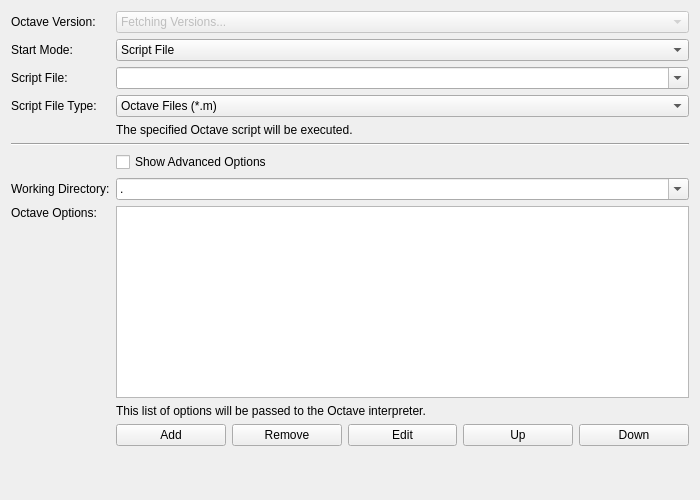
<?xml version="1.0" encoding="UTF-8"?>
<ui version="4.0">
 <class>ProgramPageOctave</class>
 <widget class="QWidget" name="ProgramPageOctave">
  <property name="geometry">
   <rect>
    <x>0</x>
    <y>0</y>
    <width>700</width>
    <height>500</height>
   </rect>
  </property>
  <property name="windowTitle">
   <string>Form</string>
  </property>
  <layout class="QVBoxLayout" name="verticalLayout">
   <item>
    <layout class="QGridLayout" name="gridLayout">
     <item row="0" column="0">
      <widget class="QLabel" name="label">
       <property name="text">
        <string>Octave Version:</string>
       </property>
       <property name="buddy">
        <cstring>combo_version</cstring>
       </property>
      </widget>
     </item>
     <item row="0" column="1" colspan="5">
      <widget class="QComboBox" name="combo_version">
       <property name="enabled">
        <bool>false</bool>
       </property>
       <property name="sizePolicy">
        <sizepolicy hsizetype="Preferred" vsizetype="Fixed">
         <horstretch>1</horstretch>
         <verstretch>0</verstretch>
        </sizepolicy>
       </property>
       <item>
        <property name="text">
         <string>Fetching Versions...</string>
        </property>
       </item>
      </widget>
     </item>
     <item row="1" column="0">
      <widget class="QLabel" name="label_3">
       <property name="text">
        <string>Start Mode:</string>
       </property>
       <property name="buddy">
        <cstring>combo_start_mode</cstring>
       </property>
      </widget>
     </item>
     <item row="1" column="1" colspan="5">
      <widget class="QComboBox" name="combo_start_mode">
       <item>
        <property name="text">
         <string>Script File</string>
        </property>
       </item>
      </widget>
     </item>
     <item row="2" column="0">
      <widget class="QLabel" name="label_script_file">
       <property name="text">
        <string>Script File:</string>
       </property>
       <property name="buddy">
        <cstring>combo_script_file</cstring>
       </property>
      </widget>
     </item>
     <item row="2" column="1" colspan="5">
      <widget class="QComboBox" name="combo_script_file">
       <property name="editable">
        <bool>true</bool>
       </property>
       <property name="insertPolicy">
        <enum>QComboBox::NoInsert</enum>
       </property>
      </widget>
     </item>
     <item row="4" column="1" colspan="5">
      <widget class="QLabel" name="label_script_file_help">
       <property name="text">
        <string>The specified Octave script will be executed.</string>
       </property>
       <property name="wordWrap">
        <bool>true</bool>
       </property>
      </widget>
     </item>
     <item row="6" column="1" colspan="5">
      <widget class="QCheckBox" name="check_show_advanced_options">
       <property name="text">
        <string>Show Advanced Options</string>
       </property>
      </widget>
     </item>
     <item row="7" column="0">
      <widget class="QLabel" name="label_working_directory">
       <property name="text">
        <string>Working Directory:</string>
       </property>
       <property name="buddy">
        <cstring>combo_working_directory</cstring>
       </property>
      </widget>
     </item>
     <item row="7" column="1" colspan="5">
      <widget class="QComboBox" name="combo_working_directory">
       <property name="editable">
        <bool>true</bool>
       </property>
       <property name="insertPolicy">
        <enum>QComboBox::NoInsert</enum>
       </property>
       <item>
        <property name="text">
         <string>.</string>
        </property>
       </item>
      </widget>
     </item>
     <item row="8" column="0">
      <widget class="QLabel" name="label_options">
       <property name="text">
        <string>Octave Options:</string>
       </property>
       <property name="alignment">
        <set>Qt::AlignLeading|Qt::AlignLeft|Qt::AlignTop</set>
       </property>
       <property name="buddy">
        <cstring>list_options</cstring>
       </property>
      </widget>
     </item>
     <item row="10" column="1">
      <widget class="QPushButton" name="button_add_option">
       <property name="text">
        <string>Add</string>
       </property>
      </widget>
     </item>
     <item row="8" column="1" colspan="5">
      <widget class="ExpandingListWidget" name="list_options"/>
     </item>
     <item row="9" column="1" colspan="5">
      <widget class="QLabel" name="label_options_help">
       <property name="text">
        <string>This list of options will be passed to the Octave interpreter.</string>
       </property>
       <property name="wordWrap">
        <bool>true</bool>
       </property>
      </widget>
     </item>
     <item row="10" column="2">
      <widget class="QPushButton" name="button_remove_option">
       <property name="text">
        <string>Remove</string>
       </property>
      </widget>
     </item>
     <item row="10" column="4">
      <widget class="QPushButton" name="button_up_option">
       <property name="text">
        <string>Up</string>
       </property>
      </widget>
     </item>
     <item row="10" column="5">
      <widget class="QPushButton" name="button_down_option">
       <property name="text">
        <string>Down</string>
       </property>
      </widget>
     </item>
     <item row="5" column="0" colspan="6">
      <widget class="Line" name="line">
       <property name="orientation">
        <enum>Qt::Horizontal</enum>
       </property>
      </widget>
     </item>
     <item row="3" column="1" colspan="5">
      <widget class="QComboBox" name="combo_script_file_type">
       <property name="currentIndex">
        <number>1</number>
       </property>
       <item>
        <property name="text">
         <string>All Files</string>
        </property>
       </item>
       <item>
        <property name="text">
         <string>Octave Files (*.m)</string>
        </property>
       </item>
      </widget>
     </item>
     <item row="3" column="0">
      <widget class="QLabel" name="label_script_file_type">
       <property name="text">
        <string>Script File Type:</string>
       </property>
       <property name="buddy">
        <cstring>combo_script_file_type</cstring>
       </property>
      </widget>
     </item>
     <item row="11" column="1" colspan="5">
      <widget class="QLabel" name="label_spacer">
       <property name="sizePolicy">
        <sizepolicy hsizetype="Preferred" vsizetype="Preferred">
         <horstretch>0</horstretch>
         <verstretch>1</verstretch>
        </sizepolicy>
       </property>
       <property name="text">
        <string>&lt;spacer&gt;</string>
       </property>
      </widget>
     </item>
     <item row="10" column="3">
      <widget class="QPushButton" name="button_edit_option">
       <property name="text">
        <string>Edit</string>
       </property>
      </widget>
     </item>
    </layout>
   </item>
  </layout>
 </widget>
 <customwidgets>
  <customwidget>
   <class>ExpandingListWidget</class>
   <extends>QListWidget</extends>
   <header location="global">brickv.plugin_system.plugins.red.program_utils</header>
  </customwidget>
 </customwidgets>
 <tabstops>
  <tabstop>combo_version</tabstop>
  <tabstop>combo_start_mode</tabstop>
  <tabstop>combo_script_file</tabstop>
  <tabstop>combo_script_file_type</tabstop>
  <tabstop>check_show_advanced_options</tabstop>
  <tabstop>combo_working_directory</tabstop>
  <tabstop>list_options</tabstop>
  <tabstop>button_add_option</tabstop>
  <tabstop>button_remove_option</tabstop>
  <tabstop>button_up_option</tabstop>
  <tabstop>button_down_option</tabstop>
 </tabstops>
 <resources/>
 <connections/>
</ui>
